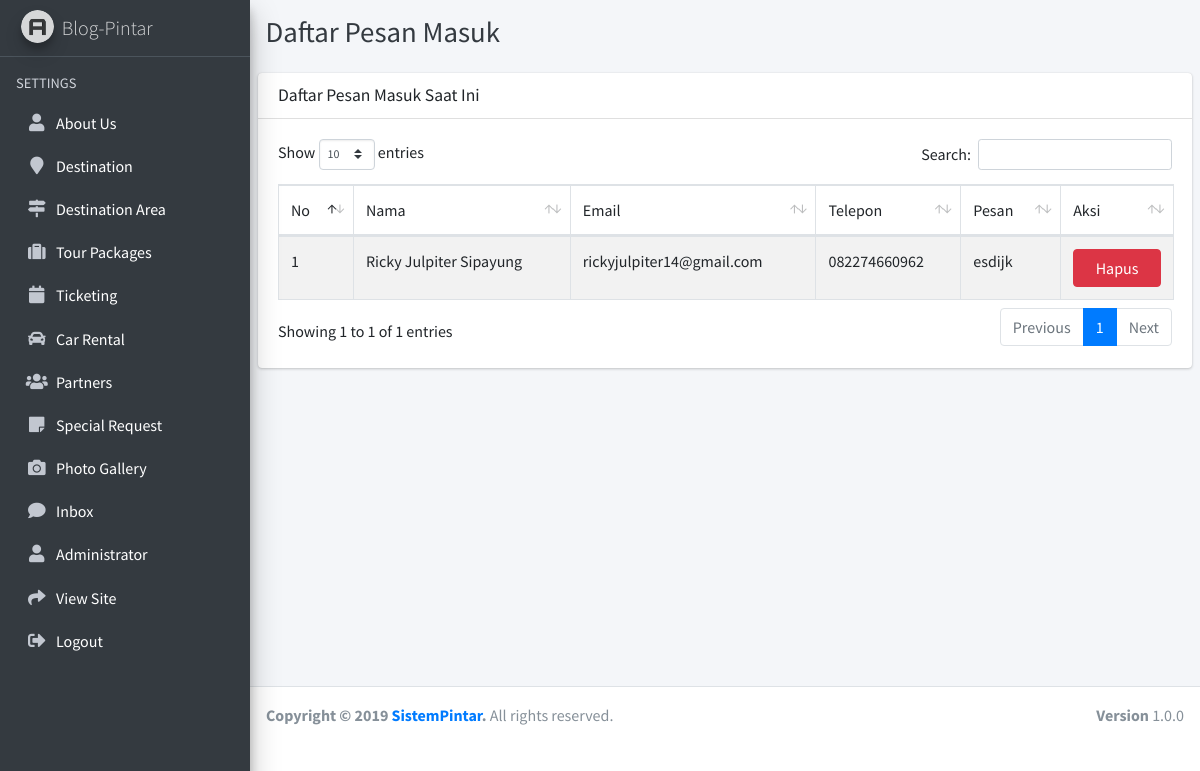
/admin/inbox/index.php (signed in), run on the app's committed database.
### tables this page shows
CREATE TABLE `pesan` (
  `id` int(10) NOT NULL,
  `nama` varchar(100) NOT NULL,
  `email` varchar(100) NOT NULL,
  `telepon` varchar(15) NOT NULL,
  `pesan` text NOT NULL
);

### admin/inbox/index.php (the view, shortened to what this page needs)
<!DOCTYPE html>
<html>
<?php include '../adm_template/head.php'; ?>
<body class="hold-transition sidebar-mini layout-fixed">
<div class="wrapper">
  <?php include '../adm_template/sidebar.php'; ?>
  <div class="content-wrapper">
    <div class="content-header">
      <div class="container-fluid">
        <div class="row mb-2">
          <div class="col-sm-6">
            <h1 class="m-0 text-dark">Daftar Pesan Masuk</h1>
          </div>
        </div>
      </div>
    </div>
    <section class="content">
      <div class="row">
        <div class="col-12">
          <div class="card">
            <div class="card-header">
              <h3 class="card-title">Daftar Pesan Masuk Saat Ini
              </h3>
            </div>
            <div class="card-body">
              <table id="example1" class="table table-bordered table-striped">
                <thead>
                  <tr>
                    <td>No</td>
                    <td>Nama</td>
                    <td>Email</td>
                    <td>Telepon</td>
                    <td>Pesan</td>
                    <td>Aksi</td>
                  </tr>
                </thead>
                <tbody>
                  <?php
                  $query_mysql = mysqli_query($koneksi,"SELECT * FROM pesan")or die(mysqli_error());
                  $nomor = 1;
                  while($data = mysqli_fetch_array($query_mysql)){
                    $idPesan = $data['id'];
                    $namaPesan = $data['nama'];
                    $emailPesan = $data['email'];
                    $teleponPesan = $data['telepon'];
                    $pesanPesan = $data['pesan'];
                  ?>
                  <tr>
                    <td><?php echo $nomor++; ?></td>
                    <td><?php echo $namaPesan; ?></td>
                    <td><?php echo $emailPesan; ?></td>
                    <td><?php echo $teleponPesan; ?></td>
                    <td><?php echo $pesanPesan; ?></td>
                    <td>
                      <a href='hapus?idPesan=<?php echo $idPesan; ?>' class="btn btn-danger btn-block">Hapus</a>
                    </td>
                  </tr>
                  <?php } ?>
                </tbody>
              </table>
            </div>
          </div>
        </div>
      </div>
    </section>
  </div>
  <?php include '../adm_template/footer.php'; ?>
</div>
</body>
</html>

### data on the page
pesan: nama "Ricky Julpiter Sipayung", email "rickyjulpiter14@gmail.com", telepon "082274660962", pesan "esdijk"
